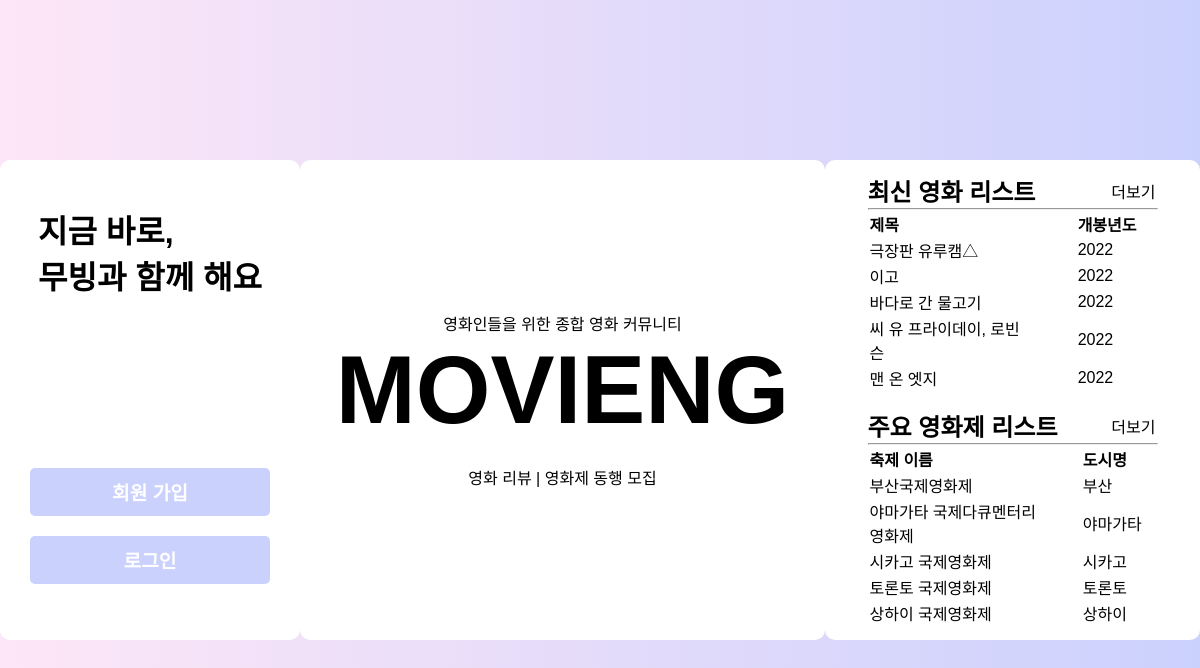
Screenshot of /info/home/home.php with the database file from the repository.
### tables this page shows
create table MOVIE(
	movie_id int not null auto_increment,
	title varchar(255) not null,
    released_date varchar(4) not null,
    nation varchar(50) not null,
    movie_type varchar(50) not null,
    movie_status varchar(50) not null,
    director varchar(255) not null,
    production varchar(255) not null,
	like_count INT NOT NULL DEFAULT 0,
	dislike_count INT NOT NULL DEFAULT 0,
    primary key(movie_id));

CREATE TABLE FESTIVAL (
  festival_id INT NOT NULL AUTO_INCREMENT,
  kor_title VARCHAR(255) NOT NULL,
  eng_title VARCHAR(255) NOT NULL,
  continent VARCHAR(50) NOT NULL,
  nation VARCHAR(50) NOT NULL,
  city VARCHAR(50) NOT NULL,
  url VARCHAR(255) NOT NULL,
  main VARCHAR(5) NOT NULL,
  PRIMARY KEY (festival_id));

### info/home/home.php (the view, shortened to what this page needs)
<?php
$mysqli = mysqli_connect("localhost", "team01", "team01", "team01", "3306");
if(mysqli_connect_errno()) {
    printf("Connected failed : %s\n",mysqli_connect_error());
    exit();
}
else {
    $sql = "select released_date, title, rank() over (order by released_date desc) as 'rank' from movie limit 5";
    $res = mysqli_query($mysqli, $sql);
    $sql2 = "select kor_title, city from festival where main='예' limit 5";
    $res2 = mysqli_query($mysqli, $sql2);
}
?>
<!DOCTYPE html>
<html lang="ko">
<head>
    <link rel="stylesheet" href="./home.css" />
</head>
<body>
    <div class="home_profile_container">
        <?php
            if (isset($_SESSION['useremail'])) {
        ?>
            <div class="profile_content"><h1><?php echo $_SESSION['username'] ?>님, <br/> 반갑습니다 </h1></div>
            <div class="profile_btn"><a href="../mypage/mypage.php">마이 페이지</a></div>
            <div class="profile_btn"><a href="./logout.php">로그아웃</a></div>
        <?php
            } else {
        ?>
            <div class="profile_content"><h1>지금 바로, <br/> 무빙과 함께 해요</h1></div>
            <div class="profile_btn"><a href="../signup/signup.html">회원 가입</a></div>
            <div class="profile_btn"><a href="../login/login.html">로그인</a></div>
        <?php
            }
        ?>
    </div>
    <div class="home_title_container">
        <div class="home_content">영화인들을 위한 종합 영화 커뮤니티</div>
        <div class="home_title"><a class="title_txt" href="../../movie/list.php">MOVIENG</a></div>
        <div class="home_content"><a class="title_txt" href="../../movie/list.php">영화 리뷰 | 영화제 동행 모집</div>
    </div>
    <div class="home_menu_container">
        <div class="movies_home">
            <div class="menu_movie_upperWrap">
                <h2 class="menu_movie_title">최신 영화 리스트</h2>
                <a class="menu_movie_href" href="../../movie/list.php">더보기</a>
            </div>
            <hr />
            <div class="menu_movie_list">
                <table>
                    <tr>
                        <td><h4>제목</h4></td>
                        <td><h4>개봉년도</h4></td>
                    </tr>
                <?php if($res) {
                    while($newArray = mysqli_fetch_array($res, MYSQLI_ASSOC)) { ?>
                    <tr>
                        <td><div class="menu_content"><?php $title = $newArray['title']; echo $title;?></div></td>
                        <td><div><?php $date = $newArray['released_date']; echo $date;?></div></td>
                    </tr>
                    <?php }
                    } else {
                        printf("결과 불러오는 데에 실패 : %s\n", mysqli_error($mysqli));
                    }?>
                </table>
            </div>
        </div>
        <div class="festivals_home">
                <div class="menu_movie_upperWrap">
                    <h2 class="menu_movie_title">주요 영화제 리스트</h2>
                    <a class="menu_movie_href" href="">더보기</a>
                </div>
                <hr />
                <div class="menu_movie_list">
                    <table>
                        <tr>
                            <td><h4>축제 이름</h4></td>
                            <td><h4>도시명</h4></td>
                        </tr>
                <?php if($res) {
                        while($newArray = mysqli_fetch_array($res2, MYSQLI_ASSOC)) { ?>
                        <tr>
                            <td><div class="menu_content_fest"><?php $title = $newArray['kor_title']; echo $title;?></div></td>
                            <td><div><?php $date = $newArray['city']; echo $date;?></div></td>
                        </tr>
                        <?php }
                        } else {
                            printf("결과 불러오는 데에 실패 : %s\n", mysqli_error($mysqli));
                        }?>
                    </table>
                </div>
            </div>
        </div>
</body>
</html>

### info/home/home.css (style rules this page uses)
* { padding: 0; margin: 0; }
a { text-decoration: none; color: #000; }
html { width: 100%; height: 100%; display: flex; align-items: center; }
body { width: 100%; height: 100%; display: flex; align-items: center; margin: 0 auto; justify-content: center; text-align: center; background: linear-gradient(to left, #cbd1fd, #fde6f7); font-family: sans-serif; }
.home_profile_container { width: 20rem; height: 30rem; margin: 0 auto; background-color: #fff; border-radius: 0.625rem; display: flex; justify-content: center; align-items: center; flex-direction: column; }
.home_title_container { width: 35rem; height: 30rem; margin: 0 auto; background-color: #fff; border-radius: 0.625rem; display: flex; justify-content: center; align-items: center; flex-direction: column; }
.home_menu_container { width: 25rem; height: 30rem; margin: 0 auto; background-color: #fff; border-radius: 0.625rem; display: flex; justify-content: center; align-items: center; flex-direction: column; }
.profile_content { text-align: left; margin-bottom: 10rem; }
.profile_btn { width: 15rem; height: 3rem; margin: 0.625rem; border-radius: 0.313rem; border: none; background: #cbd1fd; display: flex; align-items: center; justify-content: center; }
.profile_btn > a { color: #fff; font-size: 1.2rem; cursor: pointer; font-weight: bold; }
.home_content { width: 25rem; }
.home_title { margin-bottom: 1.25rem; font-size: 6rem; font-weight: bold; }
.menu_movie_list { display: flex; text-align: start; }
.menu_movie_upperWrap { width: 18rem; display: flex; align-items: center; justify-content: space-between; }
hr { width: 18rem; }
table { width: 18rem; }
.menu_content { width: 10rem; }
.menu_content_fest { width: 11rem; }
.festivals_home { margin-top: 1rem; }

### rows the page displays
movie: title "극장판 유루캠△", released_date "2022"
movie: title "이고", released_date "2022"
movie: title "바다로 간 물고기", released_date "2022"
movie: title "씨 유 프라이데이, 로빈슨", released_date "2022"
movie: title "맨 온 엣지", released_date "2022"
festival: kor_title "부산국제영화제", city "부산"
festival: kor_title "야마가타 국제다큐멘터리영화제", city "야마가타"
festival: kor_title "시카고 국제영화제", city "시카고"
festival: kor_title "토론토 국제영화제", city "토론토"
festival: kor_title "상하이 국제영화제", city "상하이"
